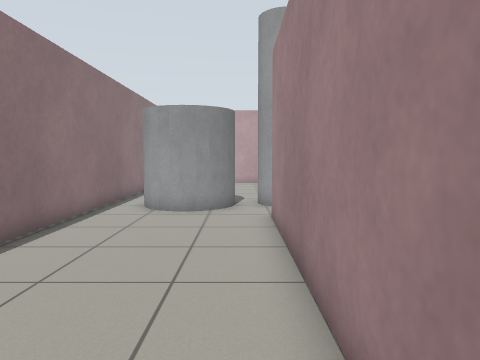
view 1 (above)

24 first-person views from a walk through a robot-simulator world made for Gazebo. The camera is 0.94 m above the floor, tilts 4° down and sees 70° across. The floor is counted in squares, 0.5 m on a side. Each view is taken from the middle of a square. On the plan, view 1 faces up. The plan holds only what a view shows up to about 17 squares ahead; the rest is blank. The place goes on beyond the plan.

view 2
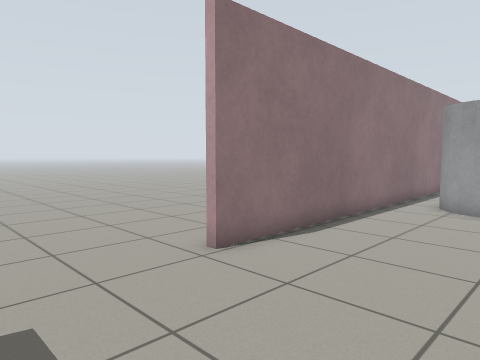

view 3
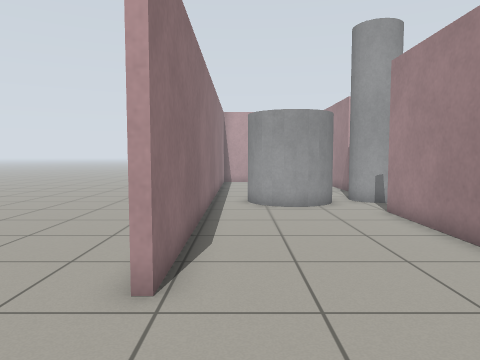

view 4
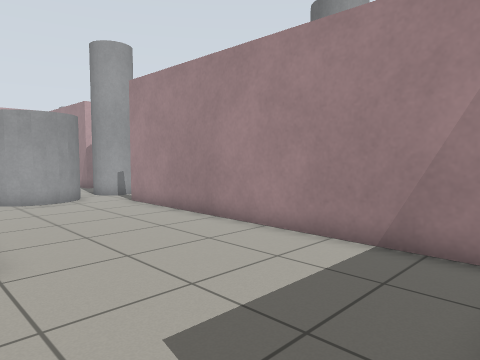

view 5
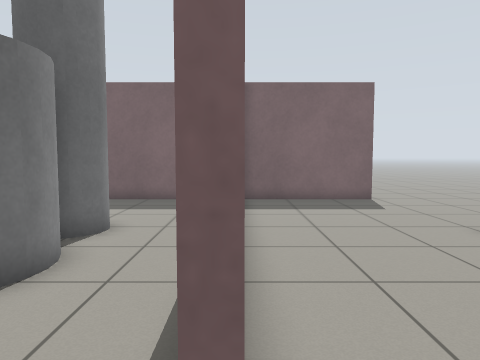

view 6
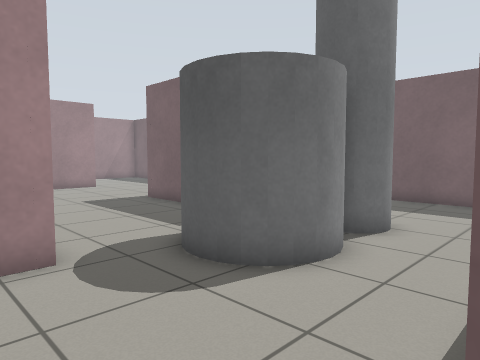

view 7
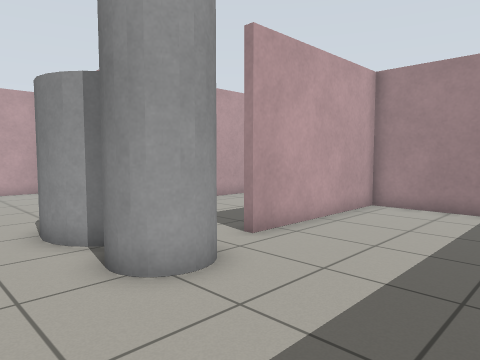

view 8
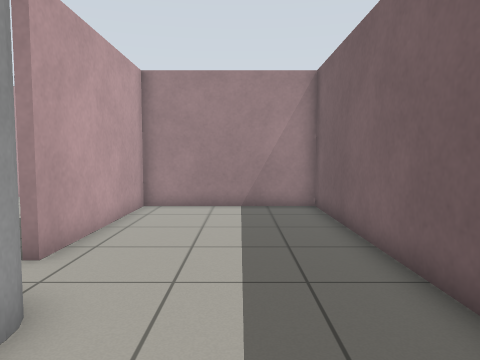

view 9
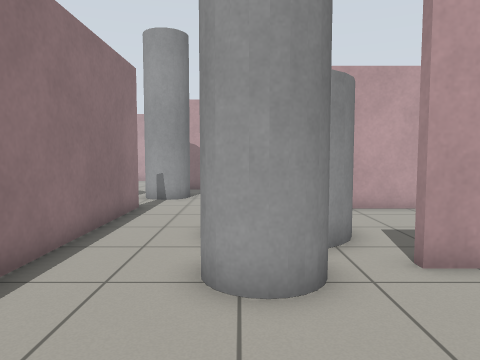

view 10
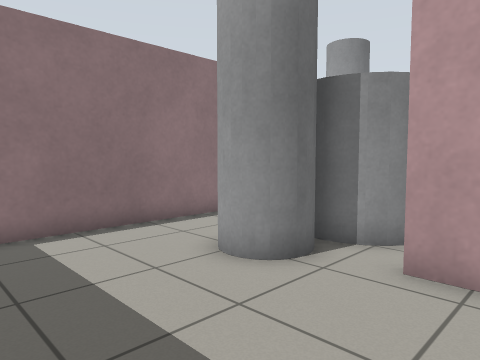

view 11
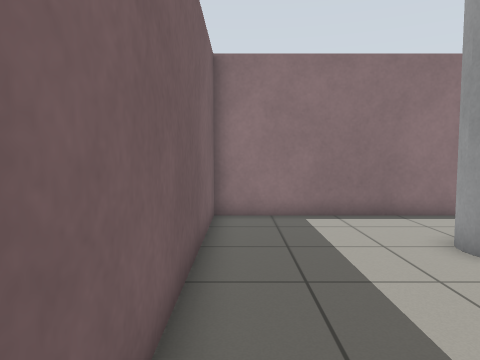

view 12
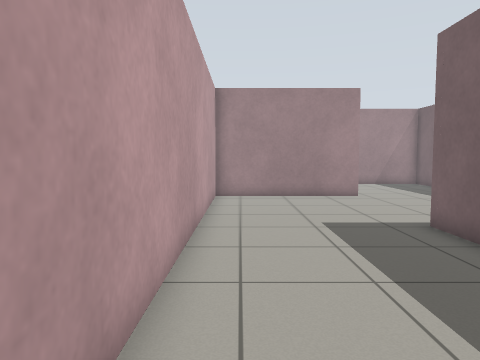

view 13
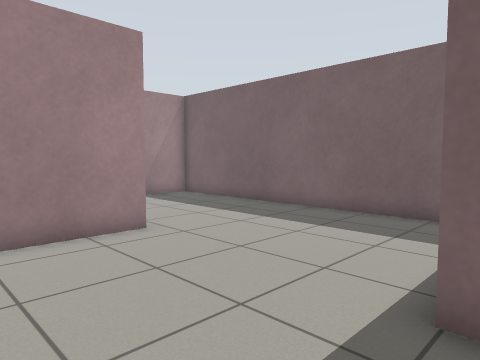

view 14
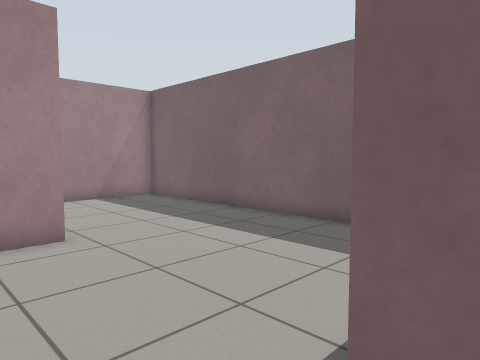

view 15
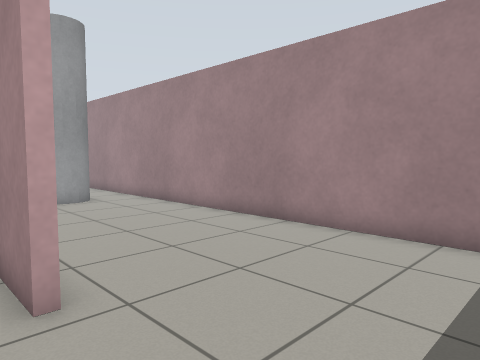

view 16
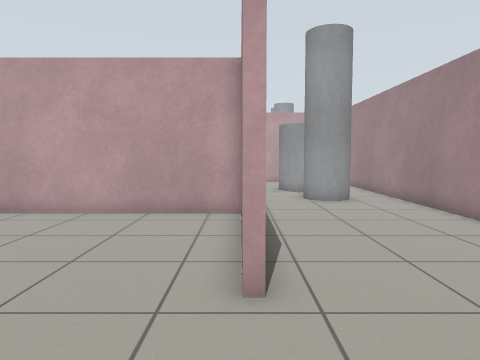

view 17
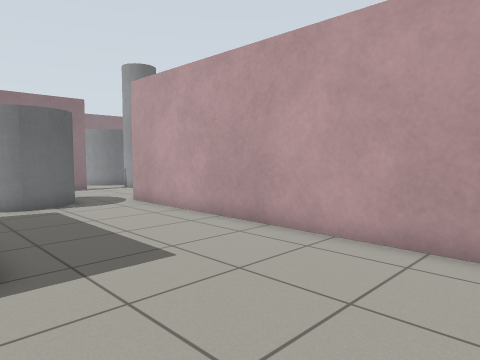

view 18
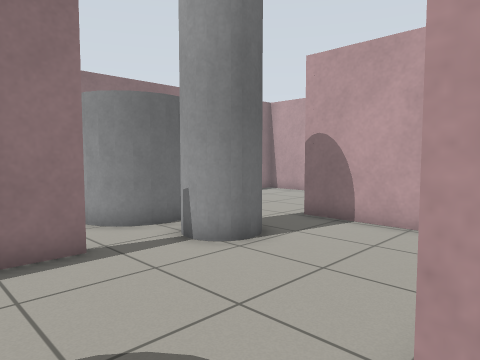

view 19
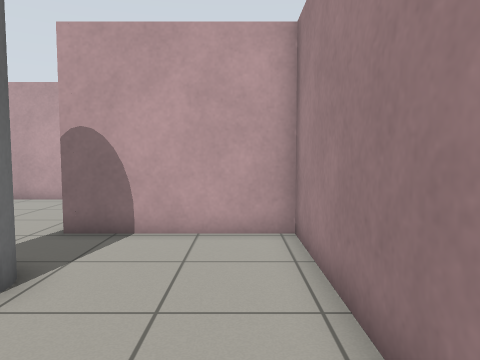

view 20
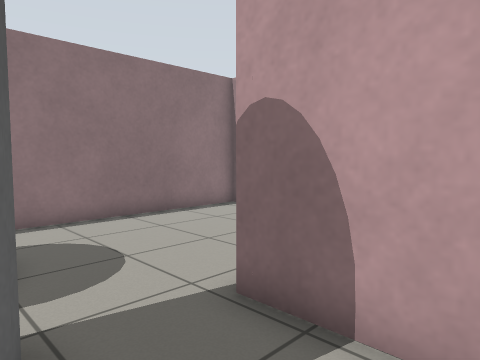

view 21
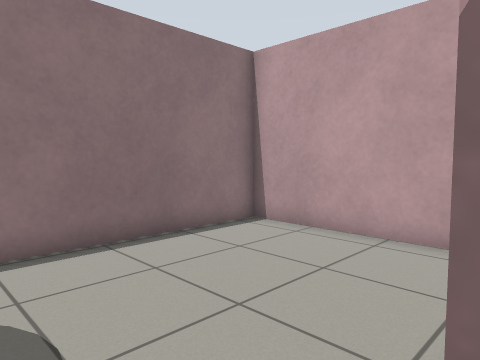

view 22
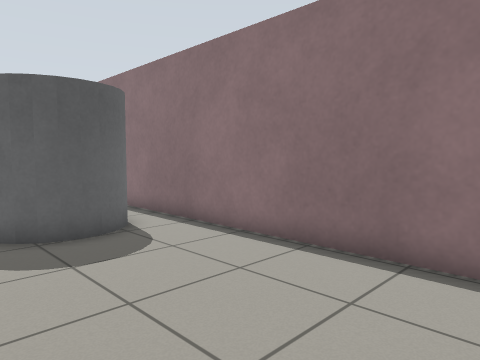

view 23
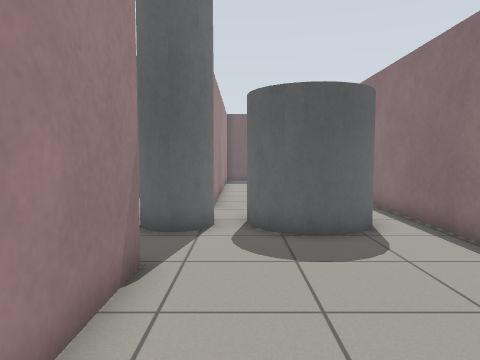

view 24
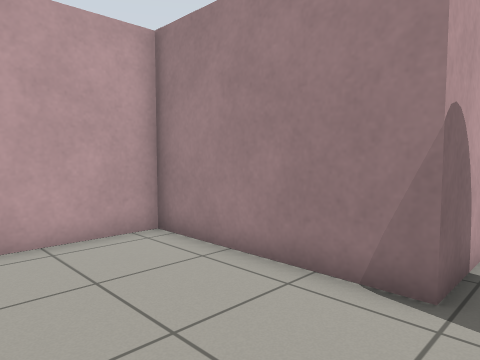

### Floor plan
Key: @ floor where view 1 was taken; # wall or solid block; . floor; C grey cylinder.
Columns run from 6 left of view 1 to 29 right of it. Each row starts with its distance up from view 1.
 24  ########
 23  #......#
 22  #......#
 21  #......#
 20  #......#
 19  #......#
 18  #......#
 17  #......######
 16  #...........#                    .#
 15  #.CCC..C....#               ..   .#
 14  #CC CCCCC...#               ..C C.#
 13  #CC CCCCC...#               ...C..#
 12  #.CCC.......#               ......#
 11  #...........#               ......#
 10  #.....#.....################......#
  9  #.....#....................#......#
  8  #.....#...CCC..............#......#
  7  #.....#..CC CC.............#......#
  6 .#.....#..CC CC.............#......#
  5 .#.....#...CCC..............#......#
  4 .#.....#..CCC..#######......#......#
  3 .......#..CCC........#.............#
  2 .......#...C.........#.............#
  1 .......#.............#.............#
  0 ......@#.............#.............#
 -1 .......#.............#.............#
 -2 .......#.............# ............#
 -3 ..##################################
 -4 ..

Where each view was taken, in squares from view 1:
view 1: 0 up, 0 right, facing up
view 2: 1 down, 0 right, facing up-left
view 3: 1 down, 4 left, facing up
view 4: 3 down, 6 left, facing up-right
view 5: 12 up, 1 right, facing down
view 6: 12 up, 1 right, facing down-right
view 7: 2 down, 2 right, facing up-right
view 8: 0 up, 2 right, facing right
view 9: 2 down, 5 right, facing up
view 10: 2 down, 10 right, facing up-left
view 11: 2 down, 12 right, facing left
view 12: 9 up, 6 right, facing right
view 13: 8 up, 14 right, facing down-right
view 14: 6 up, 14 right, facing down-right
view 15: 1 down, 21 right, facing up-right
view 16: 1 down, 22 right, facing up
view 17: 3 up, 21 right, facing up-left
view 18: 8 up, 8 right, facing up-left
view 19: 9 up, 6 right, facing up
view 20: 14 up, 5 right, facing up-left
view 21: 16 up, 2 right, facing up-left
view 22: 23 up, 1 right, facing down-left
view 23: 23 up, 0 right, facing down
view 24: 16 up, 3 left, facing up-right
